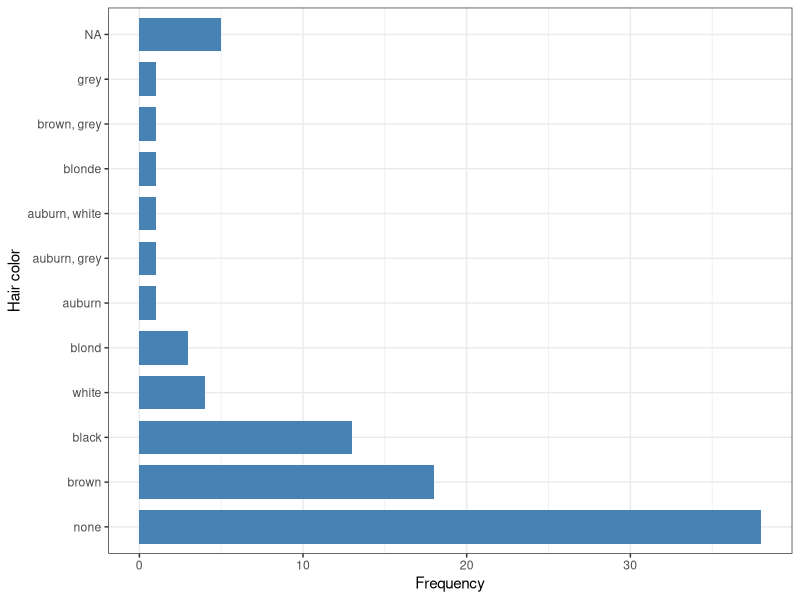
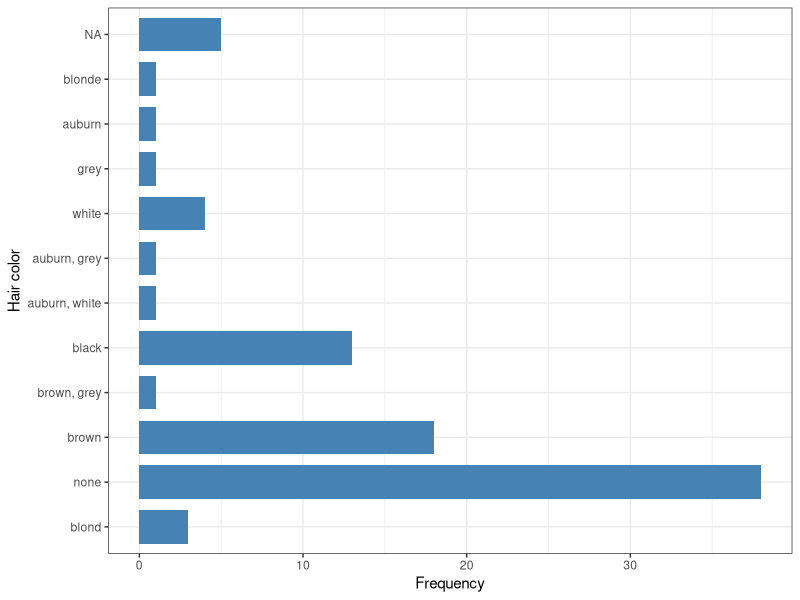
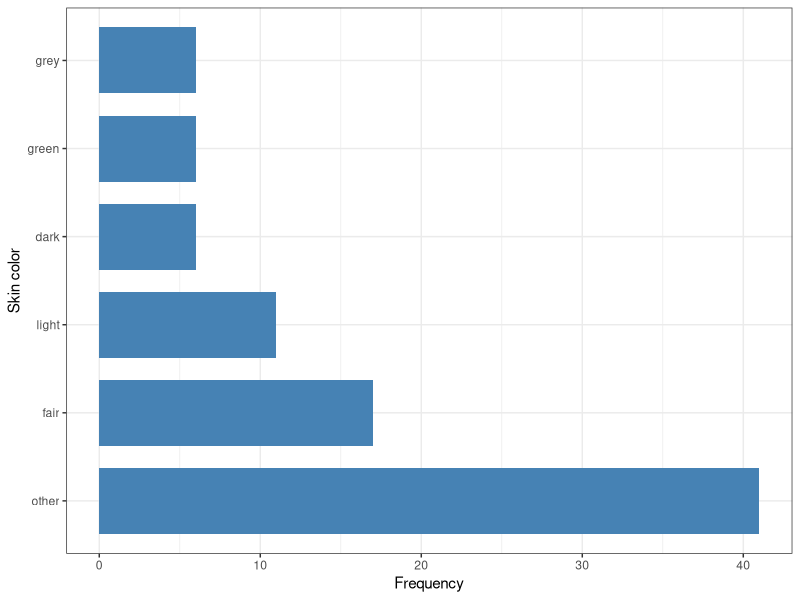
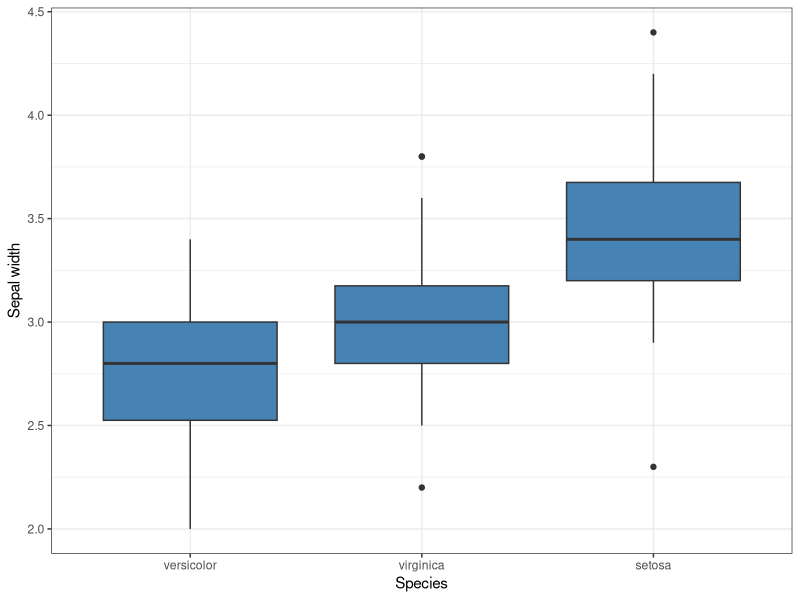

Here is the R script that generated these plots, in order:
## ---- chunk 1
# install.packages('forcats')
library(forcats); library(tidyverse)
## ---- chunk 2
fct_expand(factor(c("a", "b"), levels = c("a", "b")), "c")

fct_drop(factor(c("a", "b"), levels = c("a", "b", "c")))

fct_rev(factor(c("a", "b", "c"), levels = c("a", "b", "c")))
## ---- chunk 3
ggplot(starwars, aes(y = fct_infreq(hair_color))) + 
  geom_bar(fill = "steelblue", width = 0.75) + 
  labs(x = "Frequency", y = "Hair color") + 
  theme_bw()
## ---- chunk 4
ggplot(starwars, aes(y = fct_inorder(hair_color))) + 
  geom_bar(fill = "steelblue", width = 0.75) + 
  labs(x = "Frequency", y = "Hair color") + 
  theme_bw()
## ---- chunk 5
ggplot(starwars, aes(y = fct_infreq(fct_lump(skin_color, n = 5, other_level = "other")))) + 
  geom_bar(fill = "steelblue", width = 0.75) + 
  labs(x = "Frequency", y = "Skin color") + 
  theme_bw()
## ---- chunk 6
ggplot(iris, aes(x = fct_reorder(Species, Sepal.Width), y = Sepal.Width)) +
  geom_boxplot(fill = "steelblue", width = 0.75) + 
  labs(x = "Species", y = "Sepal width") +
  theme_bw()
